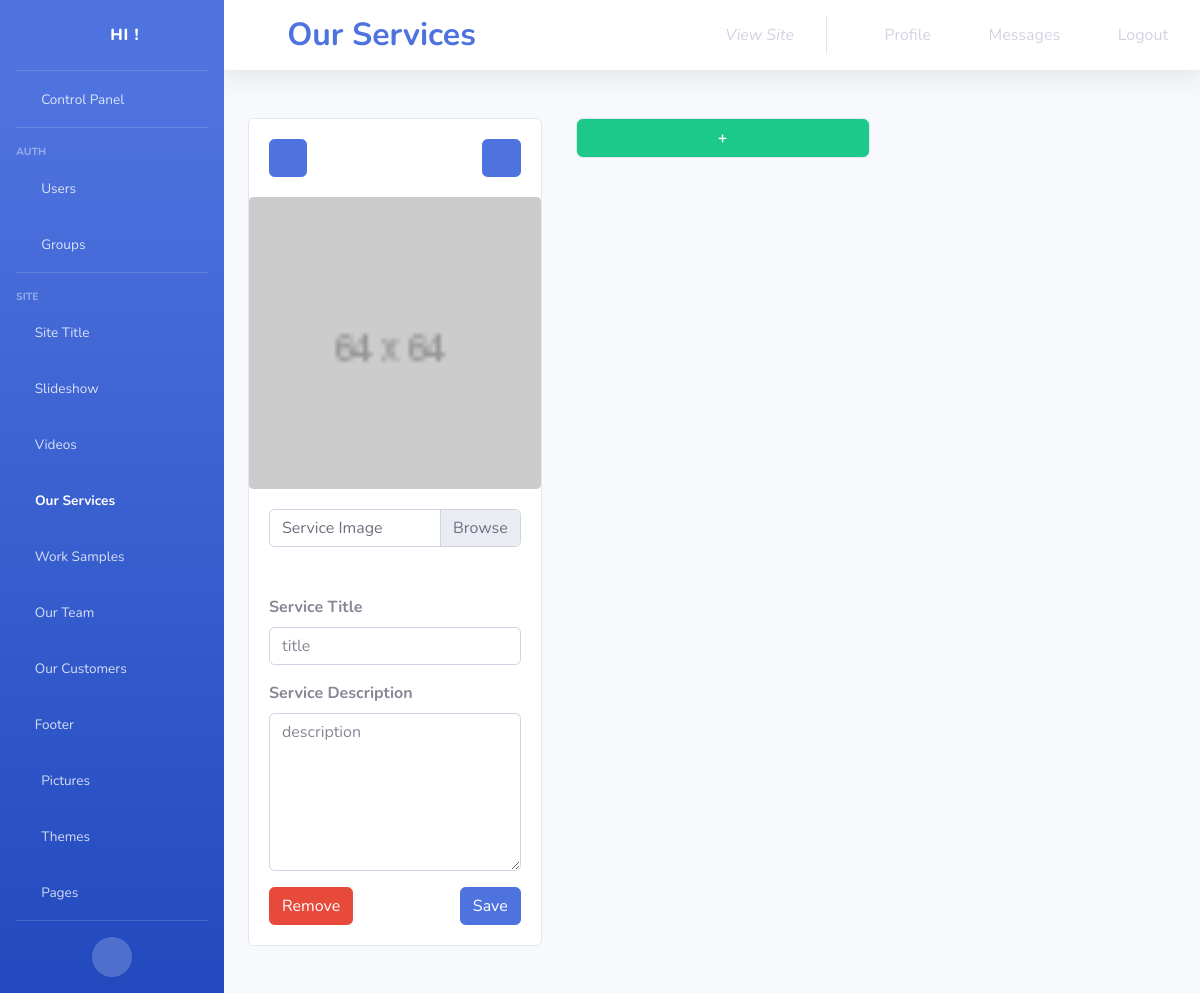
Before: /control_panel/site/our-services/ (signed in) with the older database file.
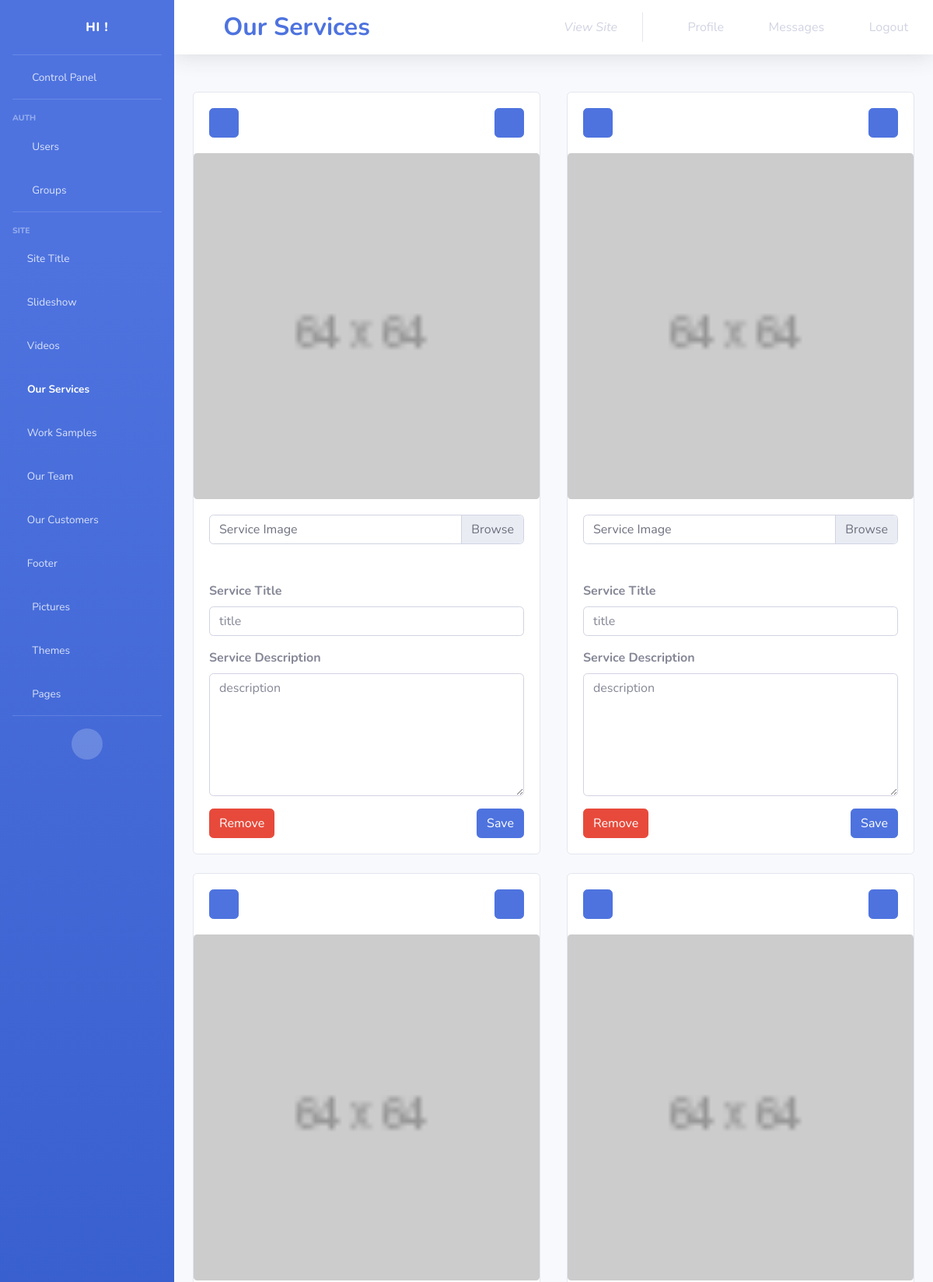
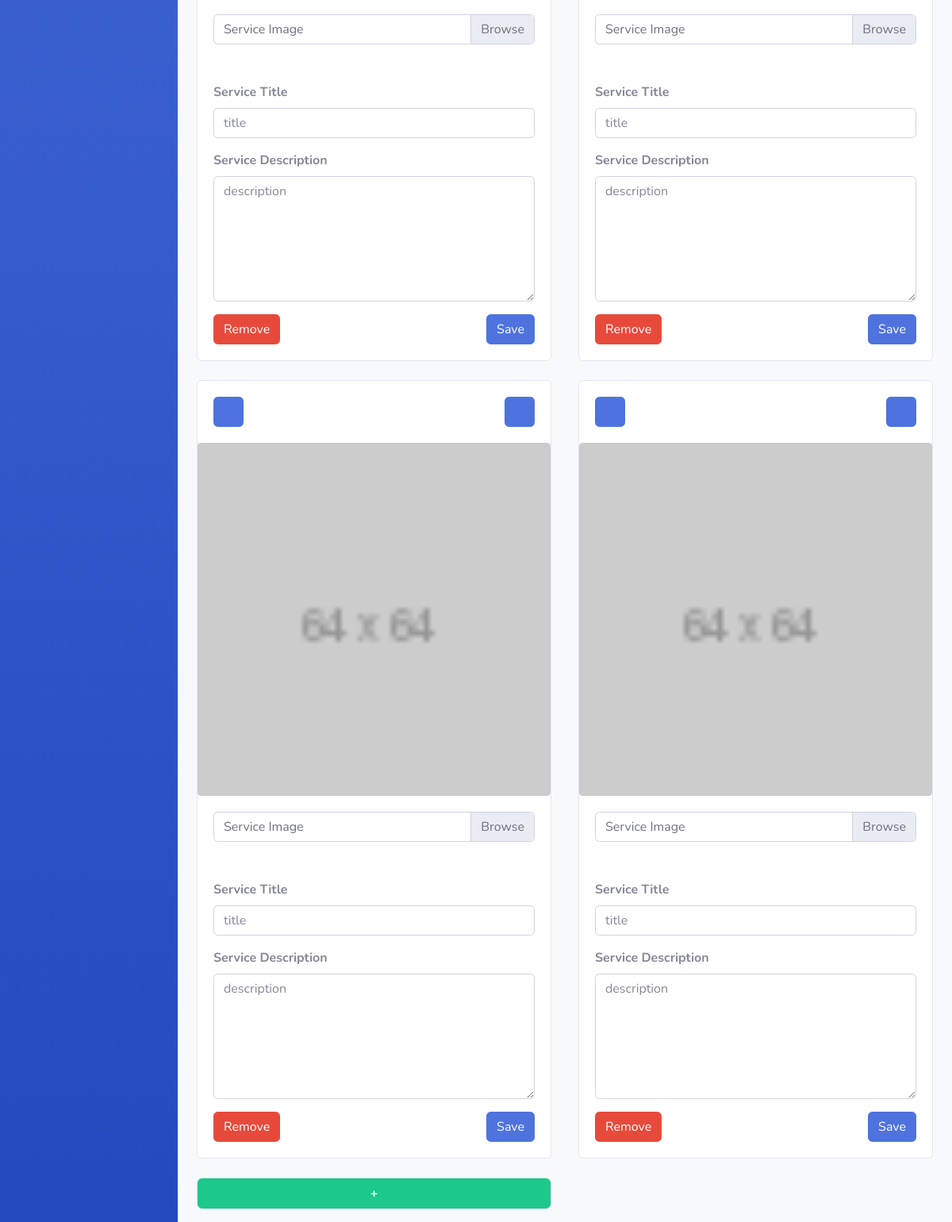
After: the same page with the newer database file (2 pictures, top to bottom).
### control_panel/models.py (models this page shows)
class services(models.Model):
	img=models.ImageField(upload_to='services/img/',
						  default='services/img/default/default.png'
						  ,blank=True)
	title=models.CharField(max_length=191)
	description=models.TextField()
	objects=servicesManager()

### control_panel/views.py (the view, shortened to what this page needs)
# urls.py: path('site/our-services/',views.our_services_,name='control_panel/site/our-services'),
def our_services_(request):
	if not request.user.is_staff:
		return redirect('/')
	messages=list()
	return render(request,'control_panel/our-services.html',
				  {'messages':messages,'services':services.objects.all()})

### templates/control_panel/our-services.html (shortened to what the changed rows need)
{% load static %}
<!DOCTYPE html>
<html lang="en">
<head>
	<link href="{% static 'cpanel/vendor/fontawesome-free/css/all.min.css' %}" rel="stylesheet" type="text/css">
	<link href="{% static 'cpanel/css/sb-admin-2.min.css' %}" rel="stylesheet">
</head>
<body id="page-top">
<div id="wrapper">
	<div id="content-wrapper" class="d-flex flex-column">
		<div id="content">
			<nav class="navbar navbar-expand navbar-light bg-white topbar mb-4 static-top shadow">
				<h1 class="fas d-none d-sm-block fa-wrench mr-3 font-weight-bold text-primary"></h1>
				<h2 class="m-0 d-none d-sm-block font-weight-bold text-primary">Our Services</h2>
			</nav>
			<div class="container-fluid">
				<div class="card-deck mb-3">
					<div class="form-row">
						{% for service in services %}
							<div class="mt-4 col-lg-6 col-lg-6">
								<div class="card card-deck">
									<div class="card-body d-none d-lg-block">
										<form method="POST">
											<button style="float: right;" class="btn btn-primary"
													value="{{ service.id }}" type="submit"
													name="m-d"><a class="fa fa-angle-right"></a>
											</button>
											<button class="btn btn-primary"
													value="{{ service.id }}" type="submit"
													name="m-u"><a class="fa fa-angle-left"></a>
											</button>
										</form>
									</div>
									<img class="card-img" src="{{ service.img.url }}"
										 alt="Card image cap">
									<div class="card-body">
										<form method="POST" enctype="multipart/form-data">
											<div class="input-group mb-5">
												<div class="custom-file">
													<label class="custom-file-label"
														   for="inputGroupFile01">Service Image</label>
												</div>
											</div>
											<div class="form-row">
												<div class="col">
													<div class="form-group"><label><strong>Service
																						   Title</strong></label><input
															class="form-control" type="text"
															placeholder="{{ service.title }}"
															name="service-title">
													</div>
													<div class="form-group"><label><strong>Service
																						   Description</strong></label><textarea
															class="form-control" rows="6"
															placeholder="{{ service.description }}"
															name="service-description"></textarea></div>
												</div>
											</div>
											<button style="float: right;" class="btn btn-primary"
													value="{{ service.id }}" type="submit"
													name="save">Save
											</button>
											<button class="btn btn-danger"
													value="{{ service.id }}" type="submit"
													name="remove-service">Remove
											</button>
										</form>
									</div>
								</div>
							</div>
						{% endfor %}
					</div>
				</div>
			</div>
		</div>
	</div>
</div>
</body>
</html>

Changed rows visible on the page:
added services: {{ service.id }} 8 (drawn), img (placeholder picture), service-title "title", service-description "description"
added services: {{ service.id }} 9 (drawn), img (placeholder picture), service-title "title", service-description "description"
added services: {{ service.id }} 10 (drawn), img (placeholder picture), service-title "title", service-description "description"
added services: {{ service.id }} 11 (drawn), img (placeholder picture), service-title "title", service-description "description"
added services: {{ service.id }} 13 (drawn), img (placeholder picture), service-title "title", service-description "description"
